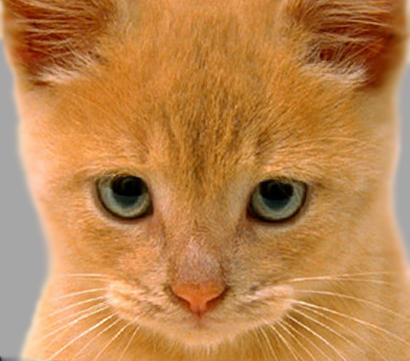
%> input picture image filter/PartII/cat.bmp, 410 x 361 px
$ octave demo_lpfilter.m   (GNU Octave 9; MATLAB toolbox functions it lacks are replaced by stand-ins)
%> lines starting %> are read from the running program, lines starting %| are printed output that depends on the picture
### image filter/PartII/paddedsize.m
function PQ = paddedsize(AB, CD, PARAM)
%PADDEDSIZE Computes padded sizes useful for FFT-based filtering.
%   PQ = PADDEDSIZE(AB), where AB is a two-element size vector,
%   computes the two-element size vector PQ = 2*AB.
%
%   PQ = PADDEDSIZE(AB, 'PWR2') computes the vector PQ such that
%   PQ(1) = PQ(2) = 2^nextpow2(2*m), where m is MAX(AB).
%
%   PQ = PADDEDSIZE(AB, CD), where AB and CD are two-element size
%   vectors, computes the two-element size vector PQ.  The elements
%   of PQ are the smallest even integers greater than or equal to
%   AB + CD -1.
%
%   PQ = PADDEDSIZE(AB, CD, 'PWR2') computes the vector PQ such that
%   PQ(1) = PQ(2) = 2^nextpow2(2*m), where m is MAX([AB CD]).

if nargin == 1
   PQ = 2*AB;
elseif nargin == 2 & ~ischar(CD)
   PQ = AB + CD - 1;
   PQ = 2 * ceil(PQ / 2);
elseif nargin == 2
   m = max(AB); % Maximum dimension.

   % Find power-of-2 at least twice m.
   P = 2^nextpow2(2*m);
   PQ = [P, P];
elseif nargin == 3
   m = max([AB CD]); %Maximum dimension.
   P = 2^nextpow2(2*m);
   PQ = [P, P];
else
   error('Wrong number of inputs.')
end

### image filter/PartII/dftuv.m
function [U, V] = dftuv(M, N)
%DFTUV Computes meshgrid frequency matrices.
%   [U, V] = DFTUV(M, N) computes meshgrid frequency matrices U and
%   V. U and V are useful for computing frequency-domain filter
%   functions that can be used with DFTFILT.  U and V are both M-by-N.

% Set up range of variables.
u = 0:(M-1);
v = 0:(N-1);

% Compute the indices for use in meshgrid
idx = find(u > M/2);
u(idx) = u(idx) - M;
idy = find(v > N/2);
v(idy) = v(idy) - N;

% Compute the meshgrid arrays
[V, U] = meshgrid(v, u);

### image filter/PartII/lpfilter.m
function H = lpfilter(type, M, N, D0, n)
%LPFILTER Computes frequency domain lowpass filters
%   H = LPFILTER(TYPE, M, N, D0, n) creates the transfer function of
%   a lowpass filter, H, of the specified TYPE and size (M-by-N).  To
%   view the filter as an image or mesh plot, it should be centered
%   using H = fftshift(H).
%
%   Valid values for TYPE, D0, and n are:
%
%   'ideal'    Ideal lowpass filter with cutoff frequency D0.  n need
%              not be supplied.  D0 must be positive
%
%   'btw'      Butterworth lowpass filter of order n, and cutoff D0.
%              The default value for n is 1.0.  D0 must be positive.
%
%   'gaussian' Gaussian lowpass filter with cutoff (standard deviation)
%              D0.  n need not be supplied.  D0 must be positive.

% Use function dftuv to set up the meshgrid arrays needed for
% computing the required distances.
[U, V] = dftuv(M, N);

% Compute the distances D(U, V).
D = sqrt(U.^2 + V.^2);

% Begin fiter computations.
switch type
case 'ideal'
   H = double(D <=D0);
case 'btw'
   if nargin == 4
      n = 1;
   end
   H = 1./(1 + (D./D0).^(2*n));
case 'gaussian'
   H = exp(-(D.^2)./(2*(D0^2)));
otherwise
   error('Unknown filter type.')
end

### image filter/PartII/demo_lpfilter.m
I=imread('cat.bmp');
%> I is the input picture: size 361x410x3 uint8; mean R, G, B 188.3, 132.5, 77.1
%Convert to grayscale
I=rgb2gray(I);
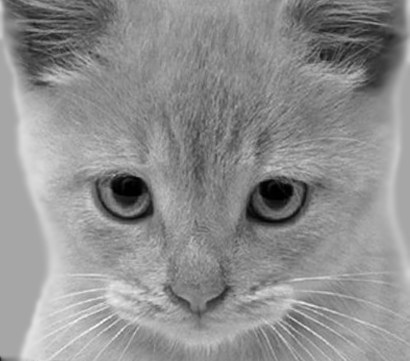
%> I: size 361x410 uint8; min 0, max 252, mean 142.9
subplot(2,2,1), imshow(I)

%Determine good padding for Fourier transform
PQ = paddedsize(size(I));
%> PQ = [722 820]

%Create a Gaussian Lowpass filter 5% the width of the Fourier transform
%D0 = 0.05*PQ(1);
D0 = 0.07*PQ(1);
%> D0 = 50.54
%D0 = 0.01*PQ(1);
H = lpfilter('gaussian', PQ(1), PQ(2), D0);

% Calculate the discrete Fourier transform of the image
F=fft2(double(I),size(H,1),size(H,2));

% Apply the highpass filter to the Fourier spectrum of the image
LPFS_I = H.*F;

% convert the result to the spacial domain.
LPF_I=real(ifft2(LPFS_I));
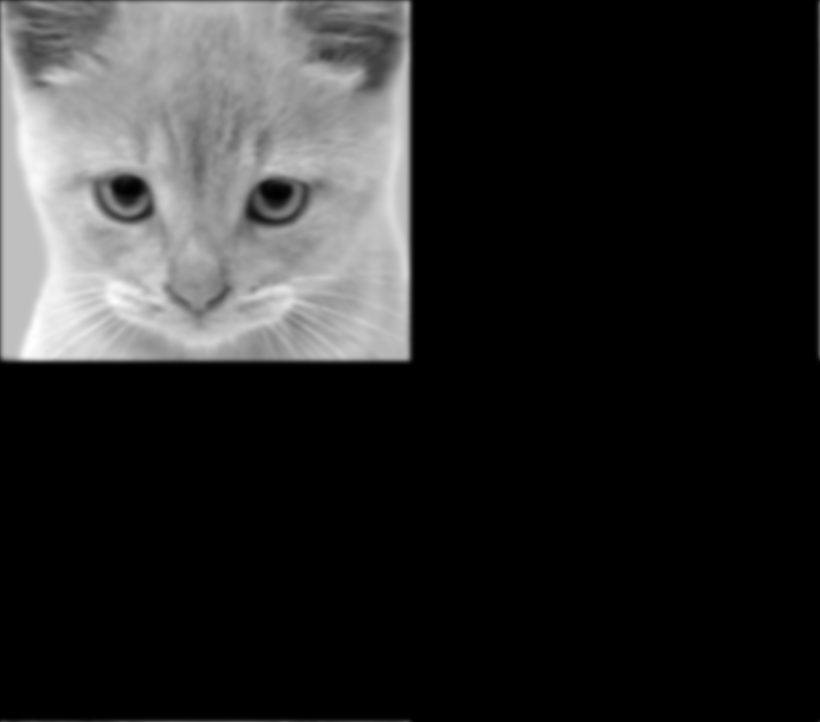
%> LPF_I: size 722x820 double; min -7.46e-12, max 221.1, mean 35.7; drawn with min black and max white

% Crop the image to undo padding
LPF_I=LPF_I(1:size(I,1), 1:size(I,2));
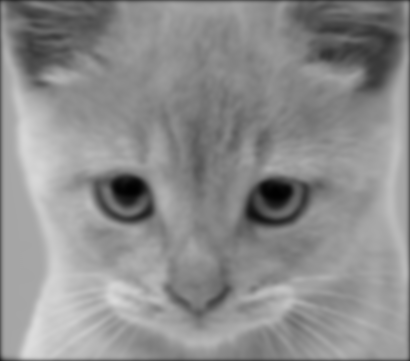
%> LPF_I: size 361x410 double; min 1.15, max 221.1, mean 141.3

%Display the blurred image
subplot(2,2,2), imshow(LPF_I, [])

% Display the Fourier Spectrum
% Move the origin of the transform to the center of the frequency rectangle.
Fc=fftshift(F);
Fcf=fftshift(LPFS_I);
% use abs to compute the magnitude and use log to brighten display
S1=log(1+abs(Fc));
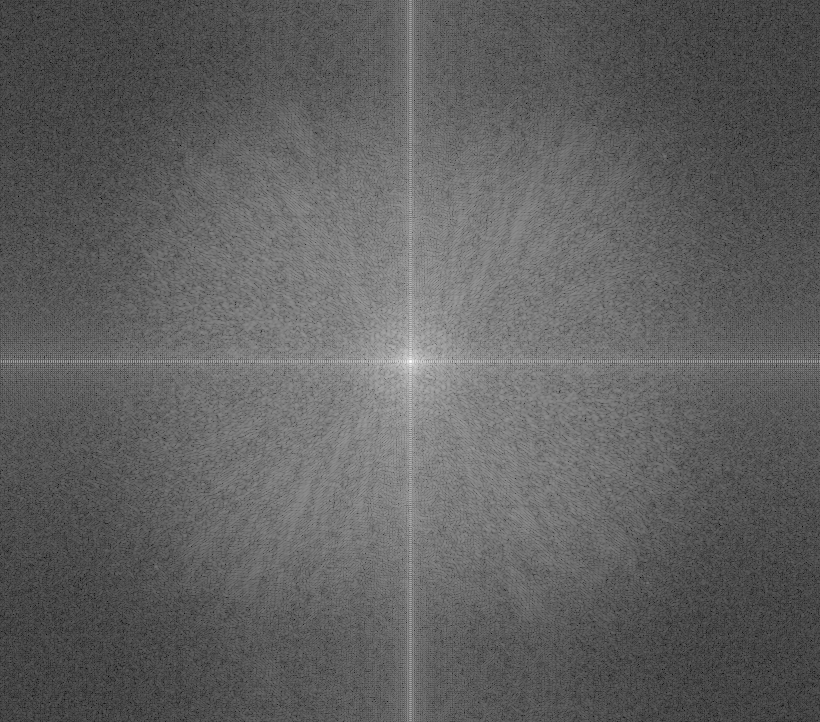
%> S1: size 722x820 double; min 0.51, max 16.87, mean 6.72; drawn with min black and max white
S2=log(1+abs(Fcf));
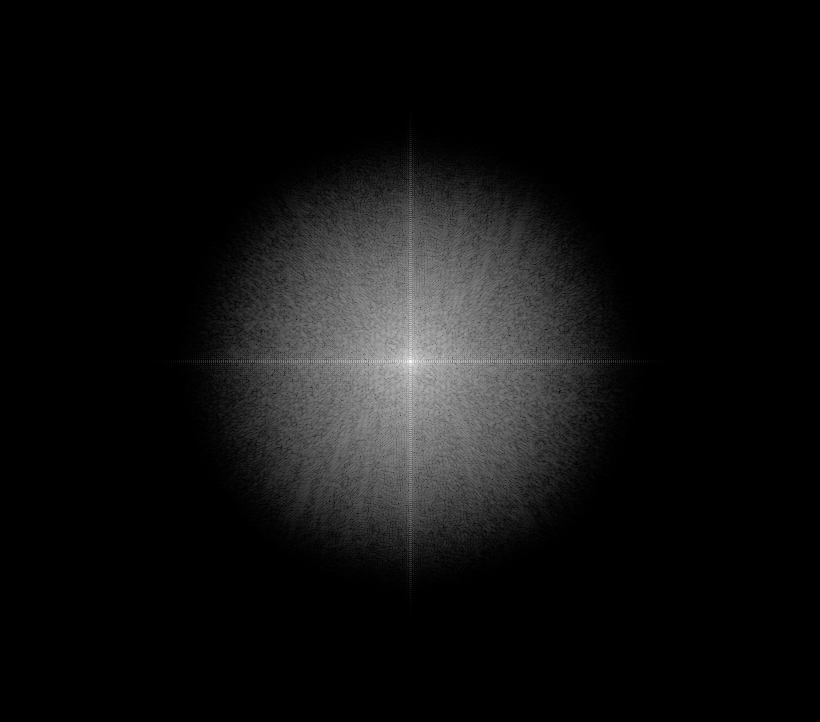
%> S2: size 722x820 double; min 0, max 16.87, mean 1.07; drawn with min black and max white
subplot(2,2,3), imshow(S1,[])
subplot(2,2,4), imshow(S2,[])
